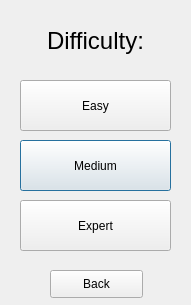
<?xml version="1.0" encoding="UTF-8"?>
<ui version="4.0">
 <class>DifficultyWindow</class>
 <widget class="QDialog" name="DifficultyWindow">
  <property name="geometry">
   <rect>
    <x>0</x>
    <y>0</y>
    <width>191</width>
    <height>305</height>
   </rect>
  </property>
  <property name="minimumSize">
   <size>
    <width>191</width>
    <height>305</height>
   </size>
  </property>
  <property name="maximumSize">
   <size>
    <width>191</width>
    <height>305</height>
   </size>
  </property>
  <property name="windowTitle">
   <string>Dialog</string>
  </property>
  <widget class="QLabel" name="label">
   <property name="geometry">
    <rect>
     <x>30</x>
     <y>20</y>
     <width>131</width>
     <height>41</height>
    </rect>
   </property>
   <property name="font">
    <font>
     <pointsize>18</pointsize>
    </font>
   </property>
   <property name="text">
    <string>Difficulty:</string>
   </property>
   <property name="alignment">
    <set>Qt::AlignCenter</set>
   </property>
  </widget>
  <widget class="QPushButton" name="pushButton_2">
   <property name="geometry">
    <rect>
     <x>20</x>
     <y>140</y>
     <width>151</width>
     <height>51</height>
    </rect>
   </property>
   <property name="text">
    <string>Medium</string>
   </property>
  </widget>
  <widget class="QPushButton" name="pushButton">
   <property name="enabled">
    <bool>true</bool>
   </property>
   <property name="geometry">
    <rect>
     <x>20</x>
     <y>80</y>
     <width>151</width>
     <height>51</height>
    </rect>
   </property>
   <property name="text">
    <string>Easy</string>
   </property>
  </widget>
  <widget class="QPushButton" name="pushButton_3">
   <property name="geometry">
    <rect>
     <x>20</x>
     <y>200</y>
     <width>151</width>
     <height>51</height>
    </rect>
   </property>
   <property name="text">
    <string>Expert</string>
   </property>
  </widget>
  <widget class="QPushButton" name="pushButton_4">
   <property name="geometry">
    <rect>
     <x>50</x>
     <y>270</y>
     <width>93</width>
     <height>28</height>
    </rect>
   </property>
   <property name="text">
    <string>Back</string>
   </property>
  </widget>
 </widget>
 <resources/>
 <connections/>
</ui>
